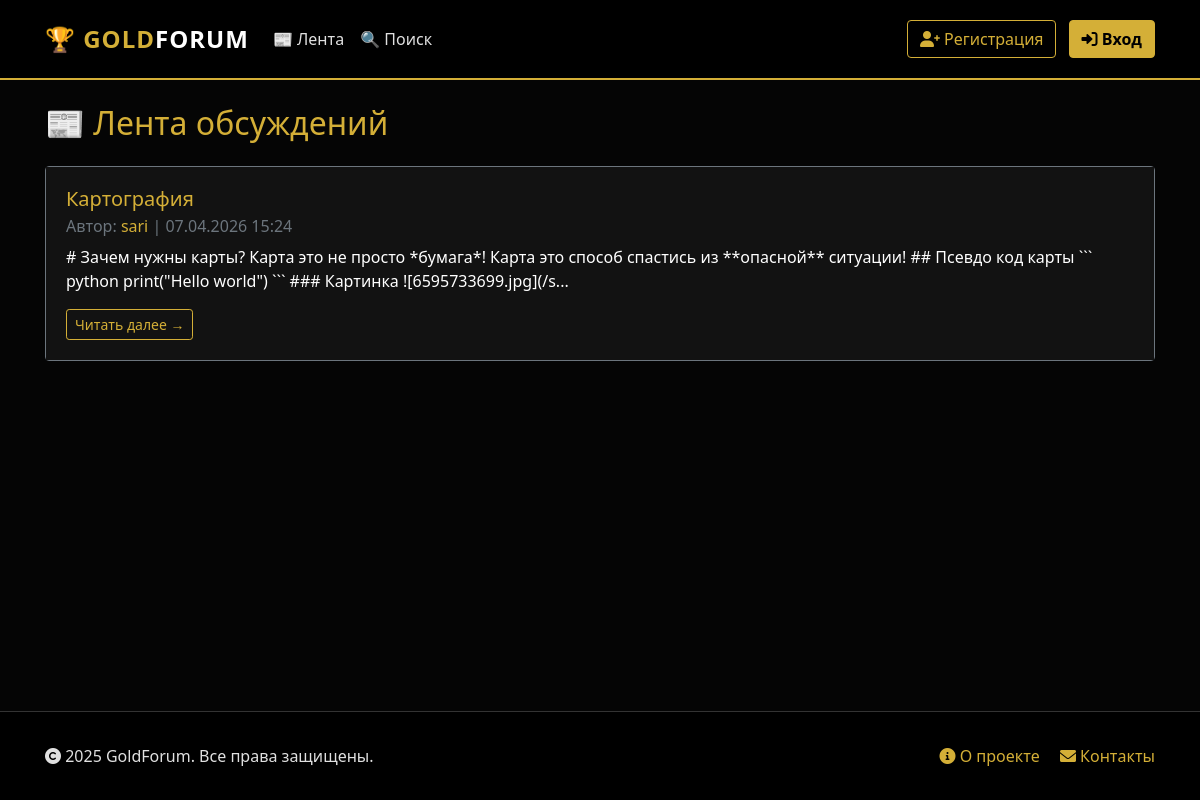
The page /index on the database as committed earlier.
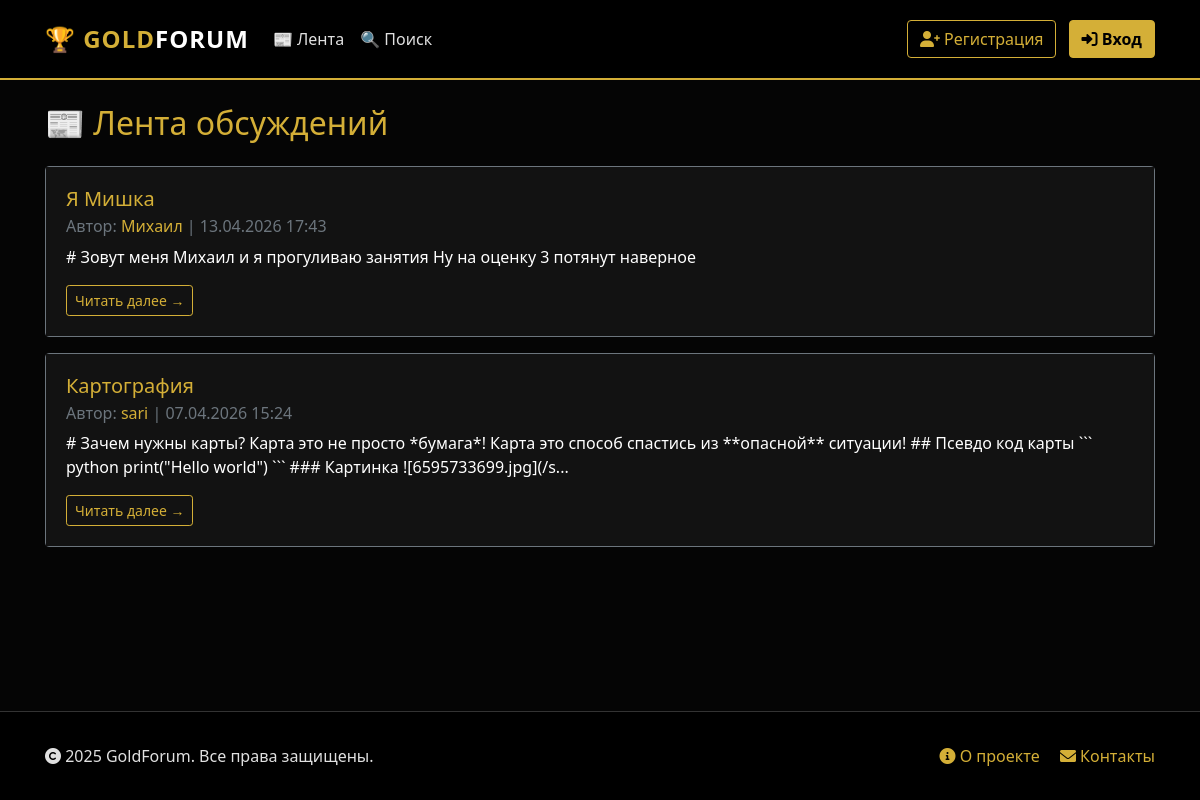
The same page on the database as committed later.
### backend/database/models/posts_model.py (models this page shows, shortened)
class PostModel(SqlAlchemyBase, SerializerMixin):
    __tablename__ = 'posts'
    id = sqlalchemy.Column(sqlalchemy.Integer, primary_key=True, autoincrement=True)
    author = sqlalchemy.Column(sqlalchemy.String, nullable=False, index=True)
    title = sqlalchemy.Column(sqlalchemy.String, nullable=True)
    content = sqlalchemy.Column(sqlalchemy.Text, nullable=False)
    content_html = sqlalchemy.Column(sqlalchemy.Text, nullable=True)
    created_at = sqlalchemy.Column(sqlalchemy.DateTime, default=datetime.datetime.now, index=True)
    updated_at = sqlalchemy.Column(sqlalchemy.DateTime, onupdate=datetime.datetime.now)
    path = sqlalchemy.Column(sqlalchemy.Text, nullable=True)
    attached_images = sqlalchemy.Column(sqlalchemy.Text, nullable=True)
    attached_files = sqlalchemy.Column(sqlalchemy.Text, nullable=True)
    user_id = sqlalchemy.Column(sqlalchemy.Integer, sqlalchemy.ForeignKey("users.id"), nullable=True, index=True)
    user = orm.relationship('UserModel')

### app.py (the view)
@app.route('/')
@app.route('/index')
def index():
    db_sess = db_session.create_session()
    try:
        posts = db_sess.query(PostModel).order_by(PostModel.created_at.desc()).limit(50).all()
        interactions = {}
        if current_user.is_authenticated:
            user_interactions = db_sess.query(UserPostInteraction).filter_by(
                user_id=current_user.id
            ).all()
            interactions = {i.post_id: i for i in user_interactions}
        return render_template("index.html", posts=posts, interactions=interactions)
    finally:
        db_sess.close()

### backend/database/db_session.py (called while the page is built)
def create_session() -> Session:
    global __factory
    return __factory()

### templates/index.html (shortened to what this page needs)
{% extends "base.html" %}
{% block content %}
<div class="d-flex justify-content-between align-items-center mb-4">
    <h2 class="text-gold mb-0">📰 Лента обсуждений</h2>
</div>
{% if posts %}
    {% for item in posts %}
    {% set interaction = interactions.get(item.id) %}
    {% if not interaction or not interaction.is_not_interested %}
    <div class="card mb-3 border-secondary feed-post-card" id="post-card-{{ item.id }}" data-post-id="{{ item.id }}">
        <div class="card-body">
            <div class="d-flex justify-content-between align-items-start">
                <div class="flex-grow-1">
                    <h5 class="card-title text-gold">
                        <a href="/post/{{ item.id }}" class="text-decoration-none">
                            {{ item.title or 'Без заголовка' }}
                        </a>
                    </h5>
                    <h6 class="card-subtitle mb-2 text-muted">
                        Автор: <a href="/profile/{{ item.user_id }}" class="text-gold">
                            {{ item.author }}
                        </a> |
                        {{ item.created_at.strftime('%d.%m.%Y %H:%M') if item.created_at else 'Неизвестно' }}
                    </h6>
                </div>
            </div>
            <p class="card-text text-white">
                {{ item.content[:200] }}{% if item.content|length > 200 %}...{% endif %}
            </p>
            <a href="/post/{{ item.id }}" class="btn btn-sm btn-outline-warning">
                Читать далее →
            </a>
        </div>
    </div>
    {% endif %}
    {% endfor %}
{% else %}
    <div class="alert alert-info text-center">
        <p class="mb-0">📭 Постов пока нет. Будьте первым!</p>
    </div>
{% endif %}
{% endblock %}

### templates/base.html (shortened to what this page needs)
<!DOCTYPE html>
<html lang="ru">
<head>
    <link rel="stylesheet"
          href="https://stackpath.bootstrapcdn.com/bootstrap/4.4.1/css/bootstrap.min.css"
>
    <link rel="stylesheet" href="https://cdnjs.cloudflare.com/ajax/libs/font-awesome/6.0.0-beta3/css/all.min.css">
    <link rel="stylesheet" type="text/css" href="{{ url_for('static', filename='css/style.css') }}">
    <link rel="stylesheet" type="text/css" href="{{ url_for('static', filename='css/error.css') }}">
</head>
<body>
<header>
    <nav class="navbar navbar-expand-lg navbar-dark">
        <div class="container">
            <a class="navbar-brand" href="/">
                🏆 GOLD<span class="text-white">FORUM</span>
            </a>
            <div class="collapse navbar-collapse" id="navbarNav">
                <ul class="navbar-nav mr-auto">
                    <li class="nav-item {% if request.path == '/' or request.path == '/index' %}active{% endif %}">
                        <a class="nav-link" href="/">📰 Лента</a>
                    </li>
                    <li class="nav-item {% if request.path == '/search' %}active{% endif %}">
                        <a class="nav-link" href="/search">🔍 Поиск</a>
                    </li>
                </ul>
                <ul class="navbar-nav ml-auto align-items-center">
                    {% if current_user.is_authenticated %}
                        <li class="nav-item mr-3">
                            <span class="badge" style="background-color: var(--gold-primary); color: #000;">
                                <i class="fas fa-user-check"></i> {{ current_user.username }}
                            </span>
                        </li>
                        <li class="nav-item dropdown">
                            <button class="btn dropdown-toggle user-dropdown-btn" type="button" id="userMenu" data-toggle="dropdown" aria-haspopup="true" aria-expanded="false" style="color: var(--gold-primary);">
                                <i class="fas fa-user-circle"></i> Личный кабинет
                            </button>
                            <div class="dropdown-menu dropdown-menu-right" aria-labelledby="userMenu" style="background-color: var(--bg-card); border-color: var(--gold-primary);">
                                <a class="dropdown-item" href="/profile/{{ current_user.id }}" style="color: var(--text-main);">
                                    <i class="fas fa-id-card"></i> Профиль
                                </a>
                                <div class="dropdown-divider" style="border-color: #333;"></div>
                                <a class="dropdown-item" href="/logout" style="color: var(--text-main);">
                                    <i class="fas fa-sign-out-alt"></i> Выход
                                </a>
                            </div>
                        </li>
                    {% else %}
                        <li class="nav-item">
                            <a class="btn btn-outline-warning" href="/register" style="border-color: var(--gold-primary); color: var(--gold-primary);">
                                <i class="fas fa-user-plus"></i> Регистрация
                            </a>
                            <a class="btn btn-primary" href="/login" style="margin-left: 0.5rem;">
                                <i class="fas fa-sign-in-alt"></i> Вход
                            </a>
                        </li>
                    {% endif %}
                </ul>
            </div>
        </div>
    </nav>
</header>
<div class="wrapper">
    <main role="main" class="container py-4">
        <div class="main-card">
            {% block content %}{% endblock %}
        </div>
    </main>
</div>
<footer>
    <div class="container">
        <div class="row">
            <div class="col-md-6 text-md-left text-center mb-3 mb-md-0">
                <i class="fas fa-copyright"></i> 2025 GoldForum. Все права защищены.
            </div>
            <div class="col-md-6 text-md-right text-center">
                <a href="#" class="mr-3"><i class="fas fa-info-circle"></i> О проекте</a>
                <a href="#"><i class="fas fa-envelope"></i> Контакты</a>
            </div>
        </div>
    </div>
</footer>
</body>
</html>

### static/css/style.css (style rules this page uses)
:root { --bg-black: #050505; --bg-card: #121212; --bg-dark: #1a1a1a; --gold-primary: #D4AF37; --gold-hover: #B59024; --gold-light: #F4CF57; --text-main: #E0E0E0; --text-muted: #A0A0A0; }
body { background-color: var(--bg-black); color: var(--text-main); font-family: 'Segoe UI', Tahoma, Geneva, Verdana, sans-serif; min-height: 100vh; display: flex; flex-direction: column; }
a { color: var(--gold-primary); text-decoration: none; transition: color 0.3s ease; }
.text-gold { color: var(--gold-primary) !important; }
.navbar { background-color: #000 !important; border-bottom: 2px solid var(--gold-primary); padding: 1rem 0; }
.navbar-brand { color: var(--gold-primary) !important; font-weight: 700; font-size: 1.5rem; letter-spacing: 1px; }
.nav-link { color: var(--text-main) !important; transition: color 0.3s ease; }
.btn-primary { background-color: var(--gold-primary); border-color: var(--gold-primary); color: #000; font-weight: 600; transition: all 0.3s ease; }
.btn-outline-warning { color: var(--gold-primary); border-color: var(--gold-primary); }
.card { background-color: var(--bg-card); border: 1px solid #333; transition: border-color 0.3s ease; }
.card-body { background-color: var(--bg-card); }
footer { margin-top: auto; border-top: 1px solid #333; padding: 2rem 0; background-color: #000; }

Rows that differ between the two databases and show on the page:
added PostModel: title "Я Мишка", author "Михаил", created_at "13.04.2026 17:43", content "# Зовут меня Михаил и я прогуливаю занятия Ну на оценку 3 потянут наверное"
